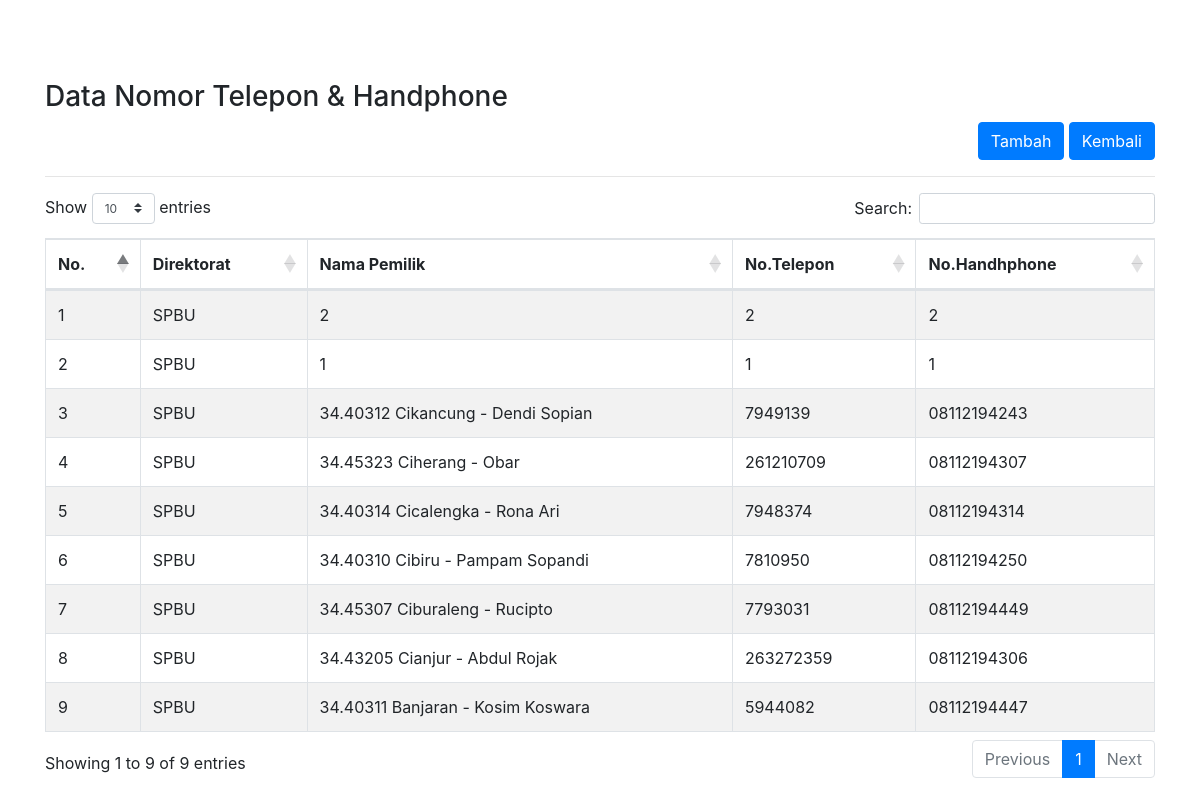
/index.php/notel/index_petugas, run on the app's committed database.
### tables this page shows
CREATE TABLE `tbl_notel` (
  `id_notel` int(11) NOT NULL,
  `direktorat` varchar(30) NOT NULL,
  `nama` varchar(50) NOT NULL,
  `no_telepon` varchar(15) NOT NULL,
  `no_handphone` varchar(15) NOT NULL
);

### application/controllers/Notel.php (called while the page is built, shortened)
<?php
class Notel extends CI_Controller {
    public function __construct(){
        $this->load->model('model_notel');
        $this->load->library('form_validation');
    }
    public function index_petugas()
    {
        $data = array(
            'title'     => 'Data Nomor Telepon & Handphone',
            'data_notel'   => $this->model_notel->get_all(),
        );
        $this->load->view('notel/data_notel_petugas', $data);
    }
}

### index.php (called while the page is built, shortened)
<?php
require_once BASEPATH.'core/CodeIgniter.php';

### application/models/Model_notel.php (called while the page is built, shortened)
<?php
class Model_notel extends CI_model{
    public function get_all()
    {
        $query = $this->db->select("*")
                 ->from('tbl_notel')
                 ->order_by('id_notel', 'DESC')
                 ->get();
        return $query->result();
    }
}

### application/views/notel/data_notel_petugas.php (the view, shortened to what this page needs)
<!DOCTYPE html>
<html>
<head>
    <link rel="stylesheet" type="text/css" href="https://cdnjs.cloudflare.com/ajax/libs/twitter-bootstrap/4.1.1/css/bootstrap.min.css">
    <link rel="stylesheet" type="text/css" href="https://cdn.datatables.net/1.10.16/css/dataTables.bootstrap4.min.css">
</head>
<body>
    <div class="container" style="margin-top: 80px">
        <h3>Data Nomor Telepon & Handphone</h3>
        <p align="right">
             <a href="<?php echo base_url() ?>notel/tambah_petugas" class="btn btn-md btn-primary">Tambah</a>
             <a href="<?php echo base_url() ?>page/index" class="btn btn-md btn-primary">Kembali</a>
        </p>
        <hr>
        <div class="table-responsive">
            <table id="table" class="table table-striped table-bordered table-hover">
                <thead>
                  <tr>
                    <th>No.</th>
                    <th>Direktorat</th>
                    <th>Nama Pemilik</th>
                    <th>No.Telepon</th>
                    <th>No.Handhphone</th>
                  </tr>
                </thead>
                <tbody>
                <?php
                    $no = 1;
                    foreach($data_notel as $hasil){
                ?>
                  <tr>
                    <td><?php echo $no++ ?></td>
                    <td><?php echo $hasil->direktorat ?></td>
                    <td><?php echo $hasil->nama ?></td>
                    <td><?php echo $hasil->no_telepon ?></td>
                    <td><?php echo $hasil->no_handphone ?></td>
                  </tr>
                <?php } ?>
                </tbody>
              </table>
        </div>
    </div>
</body>
</html>

### data on the page
tbl_notel: direktorat "SPBU", nama "2", no_telepon "2", no_handphone "2"
tbl_notel: direktorat "SPBU", nama "1", no_telepon "1", no_handphone "1"
tbl_notel: direktorat "SPBU", nama "34.40312 Cikancung - Dendi Sopian", no_telepon "7949139", no_handphone "08112194243"
tbl_notel: direktorat "SPBU", nama "34.45323 Ciherang - Obar", no_telepon "261210709", no_handphone "08112194307"
tbl_notel: direktorat "SPBU", nama "34.40314 Cicalengka - Rona Ari", no_telepon "7948374", no_handphone "08112194314"
tbl_notel: direktorat "SPBU", nama "34.40310 Cibiru - Pampam Sopandi", no_telepon "7810950", no_handphone "08112194250"
tbl_notel: direktorat "SPBU", nama "34.45307 Ciburaleng - Rucipto", no_telepon "7793031", no_handphone "08112194449"
tbl_notel: direktorat "SPBU", nama "34.43205 Cianjur - Abdul Rojak", no_telepon "263272359", no_handphone "08112194306"
tbl_notel: direktorat "SPBU", nama "34.40311 Banjaran - Kosim Koswara", no_telepon "5944082", no_handphone "08112194447"
